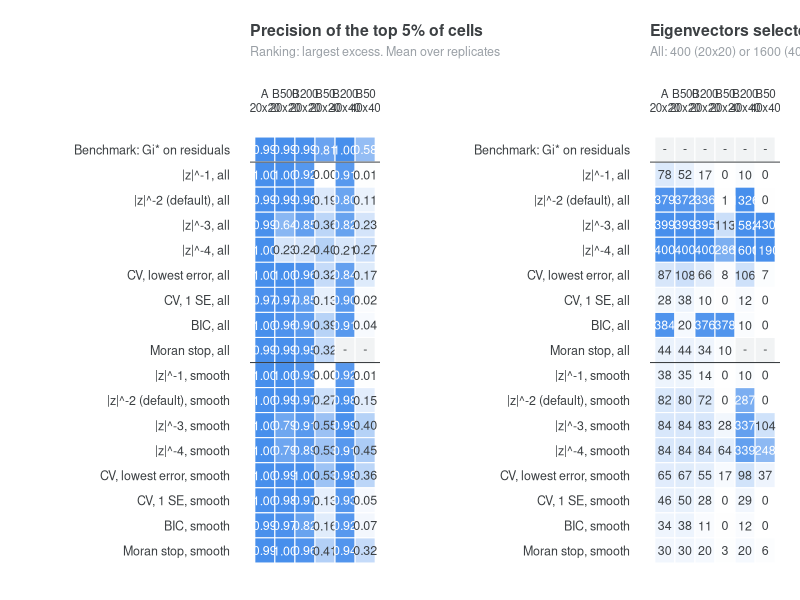
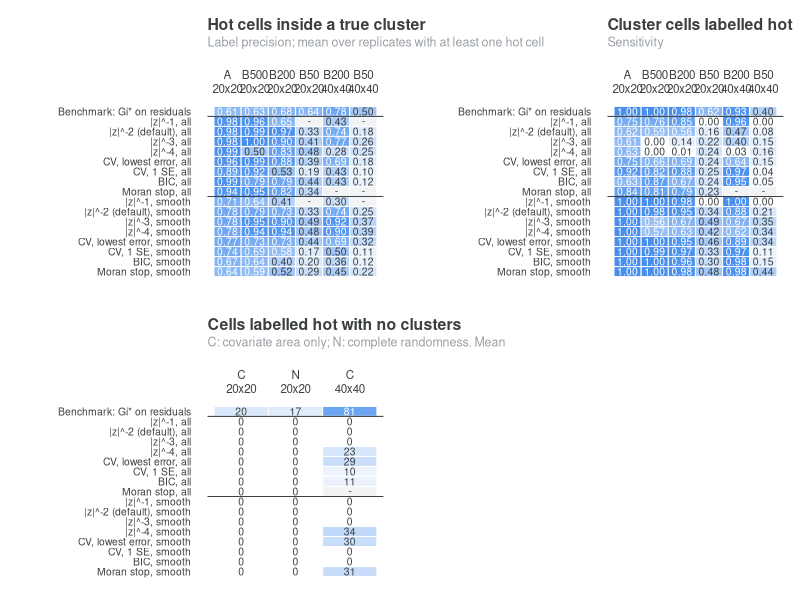

R code for these plots, in order:
# Figures for simulation/10_penalty_rules.R ---------------------------------------------
# Run from the repo root: Rscript simulation/11_penalty_figures.R
# Writes simulation/figures/fig10_penalty_ranking.png and fig11_penalty_labels.png

x <- read.csv("simulation/results/10_penalty_rules.csv", stringsAsFactors = FALSE)
dir.create("simulation/figures", showWarnings = FALSE)
DARK <- "#3C4043"; GREY <- "#9AA0A6"
mean_na <- function(z) if (all(is.na(z))) NA else mean(z, na.rm = TRUE)
x$cfg <- paste0(x$k, "x", x$k, " ", x$scenario)
rules <- c("z^-1", "z^-2", "z^-3", "z^-4", "CV (min)", "CV (1 SE)", "BIC", "Moran stop")
rlab  <- c("|z|^-1", "|z|^-2 (default)", "|z|^-3", "|z|^-4", "CV, lowest error", "CV, 1 SE", "BIC", "Moran stop")
rows  <- rbind(data.frame(label = "Gi* residuals", cand = "-", txt = "Benchmark: Gi* on residuals"),
               data.frame(label = rules, cand = "all", txt = paste0(rlab, ", all")),
               data.frame(label = rules, cand = "positive", txt = paste0(rlab, ", smooth")))

table_plot <- function(cols, clab, value, main, sub, digits = 2, zlim = c(0, 1), rev_col = FALSE) {
  M <- sapply(cols, function(cf) mapply(function(l, c) value(x[x$cfg == cf & x$label == l & x$cand == c, ]),
                                        rows$label, rows$cand))
  nr <- nrow(M); nc <- ncol(M)
  plot(NA, xlim = c(0, nc), ylim = c(0, nr), axes = FALSE, xlab = "", ylab = "")
  pal <- colorRamp(c("white", "#1A73E8"))
  for (i in seq_len(nr)) for (j in seq_len(nc)) {
    v <- M[i, j]; yy <- nr - i
    r <- if (is.na(v)) 0 else min(1, max(0, (v - zlim[1]) / diff(zlim)))
    if (rev_col) r <- 1 - r
    rect(j - 1, yy, j, yy + 1, col = if (is.na(v)) "#F1F3F4" else rgb(pal(r * 0.8), maxColorValue = 255), border = "white")
    text(j - 0.5, yy + 0.5, if (is.na(v)) "-" else formatC(v, format = "f", digits = digits),
         cex = 0.75, col = if (r > 0.55) "white" else DARK)
  }
  axis(2, at = nr - seq_len(nr) + 0.5, labels = rows$txt, las = 1, tick = FALSE, cex.axis = 0.75, col.axis = DARK)
  mtext(clab, side = 3, at = seq_len(nc) - 0.5, line = 0.2, cex = 0.7, col = DARK)
  abline(h = c(nr - 1, nr - 1 - length(rules)), col = DARK, lwd = 1)
  mtext(main, side = 3, line = 4, adj = 0, font = 2, col = DARK, cex = 0.95)
  mtext(sub, side = 3, line = 3, adj = 0, col = GREY, cex = 0.75)
}
withc <- c("20x20 A", "20x20 B500", "20x20 B200", "20x20 B50", "40x40 B200", "40x40 B50")
withl <- c("A\n20x20", "B500\n20x20", "B200\n20x20", "B50\n20x20", "B200\n40x40", "B50\n40x40")
nulc  <- c("20x20 C", "20x20 N", "40x40 C"); null_l <- c("C\n20x20", "N\n20x20", "C\n40x40")

png("simulation/figures/fig10_penalty_ranking.png", 2100, 1150, res = 150, pointsize = 10)
par(mfrow = c(1, 2), mar = c(1, 12.5, 6, 1), family = "sans")
table_plot(withc, withl, function(d) mean_na(d$prec_excess), "Precision of the top 5% of cells",
           "Ranking: largest excess. Mean over replicates")
table_plot(withc, withl, function(d) stats::median(d$n_eig), "Eigenvectors selected (median)",
           "All: 400 (20x20) or 1600 (40x40) candidates; smooth: about 21% of them",
           digits = 0, zlim = c(0, 400))
dev.off()

png("simulation/figures/fig11_penalty_labels.png", 2000, 2300, res = 150, pointsize = 10)
layout(matrix(c(1, 2, 3, 0), 2, byrow = TRUE))
par(mar = c(1, 12.5, 6, 1), family = "sans")
table_plot(withc, withl, function(d) mean_na(d$label_precision), "Hot cells inside a true cluster",
           "Label precision; mean over replicates with at least one hot cell")
table_plot(withc, withl, function(d) mean_na(d$sensitivity), "Cluster cells labelled hot", "Sensitivity")
table_plot(nulc, null_l, function(d) mean_na(d$n_hot), "Cells labelled hot with no clusters",
           "C: covariate area only; N: complete randomness. Mean", digits = 0, zlim = c(0, 100), rev_col = FALSE)
dev.off()
message("written: fig10_penalty_ranking.png, fig11_penalty_labels.png")
